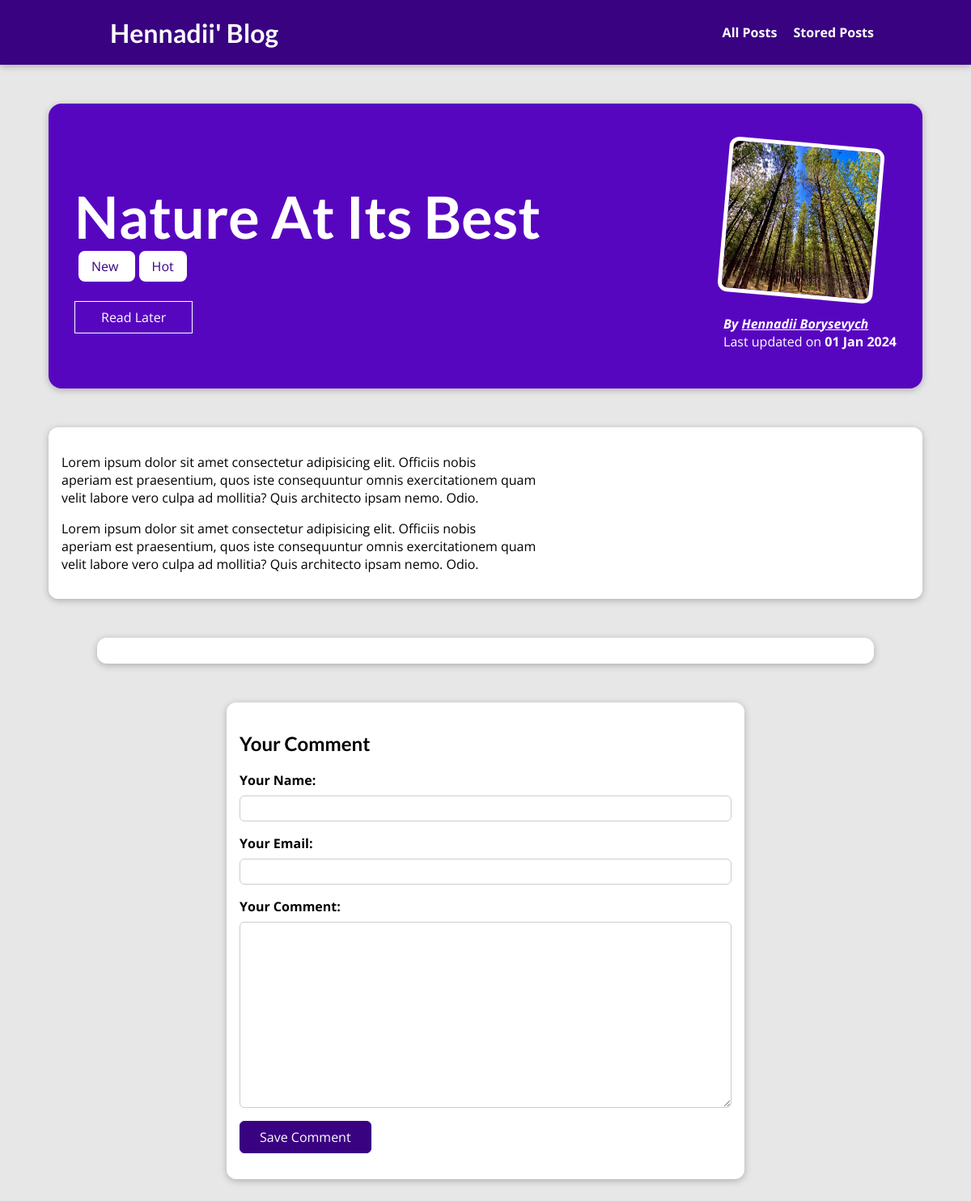
The page /posts/nature-at-its-best on the database its author committed.
### blog/models.py (models this page shows, shortened)
class Post(models.Model):
    title = models.CharField(max_length=150)
    excerpt = models.CharField(max_length=200)
    image = models.ImageField(upload_to='posts', null=True)
    date = models.DateField(auto_now=True)
    slug = models.SlugField(unique=True)
    content = models.TextField(validators=[MinLengthValidator(10)])
    author = models.ForeignKey(
        Author, on_delete=models.SET_NULL, null=True, related_name="posts")
    tags = models.ManyToManyField(Tag)

class Tag(models.Model):
    caption = models.CharField(max_length=20)

class Author(models.Model):
    first_name = models.CharField(max_length=150)
    last_name = models.CharField(max_length=100)
    email_address = models.EmailField()
    def __str__(self) -> str:
        return f"{self.first_name} {self.last_name}"

### blog/views.py (the view, shortened to what this page needs)
# urls.py: path('posts/<slug:slug>', views.SinglePostView.as_view(),
class SinglePostView(View):
    def is_stored_post(self, request, post_id):
        stored_posts = request.session.get('stored_posts')
        if stored_posts is not None:
            is_saved_for_later = post_id in stored_posts
        else:
            is_saved_for_later = False
        return is_saved_for_later
    def get(self, request, slug):
        post = Post.objects.get(slug=slug)
        context = {
            'post': post,
            'post_tags': post.tags.all(),
            'comment_form': CommentForm(),
            'comments': post.comments.all().order_by('-id'),
            'is_saved_for_later': self.is_stored_post(request, post.id)
        }
        return render(request, 'blog/post-detail.html', context)

### blog/forms.py
class CommentForm(forms.ModelForm):
    class Meta:
        model = Comment
        exclude = ['post']
        labels = {
            'user_name': 'Your Name',
            'user_email': 'Your Email',
            'text': 'Your Comment'
        }

### blog/templates/blog/post-detail.html (shortened to what this page needs)
{% extends "base.html" %}
{% load static %}
{% block css_files %}
<link rel="stylesheet"  href="{% static "blog/post-detail.css" %}"/>
{% endblock  %}
{% block content %}
<section id="summary">
<div>
   <h2>
    {{post.title}}
   </h2>
        <div>
            {% for tag in post_tags %}
                <span class="tag">
                {{tag.caption}}
                </span>
            {% endfor %}
        </div>
        <div id='read-later'>
            <form action="{% url "read-later" %}" method='POST'>
                <button>
                    {% if saved_for_later %}
                    Remove from "Read Later" List
                    {% else %}
                    Read Later
                    {% endif %}
                </button>
             </form>
        </div>
    </div>
<acticle>
    <img class='post_image' width="100" height="100" src="{{post.image.url}}" alt={{post.title}} />
    <address>
        By
        <a href="mailto:{{post.author.email_address}}">
            {{post.author}}
        </a>
    </address>
    <div class='blog_info'>
        Last updated on <time> {{post.date|date:"d M Y" }} </time>
    </div>
</acticle>
</section>
    <main>
       <p>{{post.content|linebreaks}}</p>
    </main>
    <section id='comments'>
    </section>
    <div id='comment-form'>
        <h2>Your Comment</h2>
         <form class='form-control' action="{% url "post-detail-page" post.slug %}" method='POST'>
             {% for form_field in comment_form %}
                <div class="form-control {% if form_field.errors %}invalid{% endif %}">
                 {{form_field.label_tag}}
                 {{form_field}}
                </div>
             {% endfor %}
               <button>
                 Save Comment
               </button>
         </form>
    </div>
{% endblock  %}

### static/app.css (style rules this page uses)
* { box-sizing: border-box; }
html { font-family: 'Open Sans', 'Lato', sans-serif; }
body { margin: 0; }
h1, h2, h3 { font-family: 'Lato', sans-serif; font-weight: bold; }

### blog/static/blog/post-detail.css (style rules this page uses)
body { background-color: #e7e7e7; }
#summary { margin: 8rem auto 3rem auto; padding: 2rem; width: 90%; display: flex; align-items: center; justify-content: space-between; max-width: 90rem; border-radius: 16px; background-color: #5706c0; position: relative; box-shadow: 0 2px 8px rgba(0, 0, 0, 0.25); height: 22rem; }
#summary h2 { color: white; font-size: 4.5rem; margin-bottom: 0.5rem; }
.post_image { width: 12rem; height: 12rem; border-radius: 12px; transform: rotateZ(5deg); border: 5px solid white; margin-bottom: 1rem; }
#summary address { font-weight: bold; color: #fff; }
#summary a { color: #fff; text-decoration: underline; }
#summary time { font-weight: bold; }
main { width: 90%; max-width: 90rem; margin: 3rem auto; background-color: white; padding: 1rem; border-radius: 12px; box-shadow: 0 2px 8px rgba(0, 0, 0, 0.25); }
.tag { background-color: #fff; color: #390281; padding: 0.5rem 1rem; border-radius: 8px; margin-left: 5px; }
.blog_info { color: #fff; }
#comment-form { margin: 3rem auto; width: 90%; max-width: 40rem; border-radius: 12px; background-color: white; box-shadow: 0 2px 8px rgba(0, 0, 0, 0.25); padding: 1rem; }
#comment-form button { font: inherit; background-color: #390281; color: white; border: 1px solid #390281; padding: 0.5rem 1.5rem; border-radius: 6px; cursor: pointer; }
.form-control { margin-bottom: 1rem; }
.form-control label { font-weight: bold; margin-bottom: 0.5rem; display: block; }
.form-control input, .form-control textarea { display: block; width: 100%; font: inherit; padding: 0.25rem; border-radius: 6px; border: 1px solid #ccc; }
#comments { margin: 3rem auto; width: 90%; max-width: 60rem; border-radius: 12px; background-color: white; box-shadow: 0 2px 8px rgba(0, 0, 0, 0.25); padding: 1rem 2rem; }
#read-later { margin: 2rem 0; }
#read-later button { background-color: transparent; border: 1px solid white; padding: 0.5rem 2rem; font: inherit; color: #fff; cursor: pointer; }

### rows shown on the page
Post: title "Nature At Its Best", image (picture), author "Hennadii Borysevych", date "01 Jan 2024", content "Lorem ipsum dolor sit amet consectetur adipisicing elit. Officiis nobis aperiam est praesentium, quos iste consequuntur omnis exercitationem quam velit labore vero culpa ad mollitia? Quis architecto ipsam nemo. Odio. Lorem ipsum dolor sit amet consectetur adipisicing elit. Officiis nobis aperiam est praesentium, quos iste consequuntur omnis exercitationem quam velit labore vero culpa ad mollitia? Quis architecto ipsam nemo. Odio."
Tag: caption "New"
Tag: caption "Hot"
